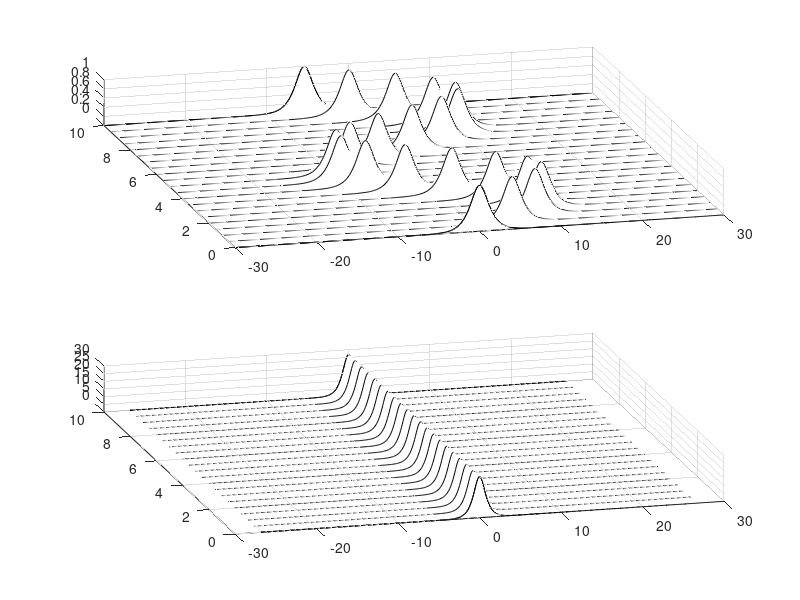

Write the MATLAB code that produced this figure. (Note: this script raises an error after producing the figure.)
% Computational Methods for Data Analysis
% University of Washington
% Dr. Nathan Kutz
% January 2015

% This script is just a follow along to the Matlab commands used during
% the first weeks lectures.

% Tabula Rasa
clear all; close all; clc;

% Day 1:
% Review of Fourier Transforms


L = 20;  % Domain length
n = 128; % Number of positions sampled

x2 = linspace(-L/2, L/2, n+1); x = x2(1:n); % Domain samples
k = (2*pi/L)*[0:n/2-1 -n/2:-1]; % Frequency samples

u = exp(-x.^2); % Function samples
ut = fft(u);    % Fourier transform of function samples

plot(u)
plot(x, u)
plot(ut)
plot(k, ut)
plot(fftshift(ut))
plot(k, abs(fftshift(ut)))
plot(fftshift(k), abs(fftshift(ut)))

% Derivate computed using fourier transform
% Relationship (in latex):
% \hat{f}^{(n)} = (i*k)^{(n)} * \hat{f} 
u = sech(x);
ut = fft(u);
% Analytical derivatives
ud = -sech(x) .* tanh(x);
u2d = sech(x) - 2*sech(x).^3;


uds=ifft( (1i*k) .* ut ); 
u2ds=ifft( (1i*k).^2 .* ut );

plot(x, ud, 'r', x, uds, 'mo')

% Day 2
% FFT continued
T = 30;
n = 512;
t2 = linspace(-T/2, T/2, n+1); t = t2(1:n);
k = (2 * pi / T) * [0:n/2-1, -n/2: -1]; % Why are they order this way?
                                        % Remember the FFT does the
                                        %    butterfly form.
ks = fftshift(k);

u = sech(t);
ut = fft(u);
subplot(2,1,1), plot(t,u)
subplot(2,1,2), plot(ks,ut)
subplot(2,1,2), plot(ks,fftshift(ut))
subplot(2,1,2), plot(ks,abs(fftshift(ut)))
axis([-25 25 0 1])
subplot(2,1,2), plot(ks,abs(fftshift(ut))/ max(abs(fftshift(ut))))

%adding white noise.
noise = 20;
utn = ut + noise * (randn(1,n) + 1i*randn(1,n)); %note both real and imaginary noise

% Also note noise is added to the frequency domain and NOT the time domain.
% This should wlays be the case.

un = ifft(utn);

subplot(2,1,1), plot(t, u, 'k', t, abs(un), 'm')
subplot(2,1,2), plot(ks,abs(fftshift(ut))/ max(abs(fftshift(ut))), 'k', ...
    ks , abs(fftshift(utn))/ max(abs(fftshift(utn))), 'm')
axis([-25 25 0 1])

noise = 30;
rng(725678)
utn = ut + noise * (randn(1,n) + 1i*rand(1,n)); %note both real and imaginary noise
un = ifft(utn);

subplot(2,1,1), plot(t, abs(un), 'm')
subplot(2,1,2), plot(ks , abs(fftshift(utn))/ max(abs(fftshift(utn))), 'm')
axis([-25 25 0 1])
% note the difficulty in distinguishing the signal of interest from the
% ambient noise.

% One way to recover the signal is using a 'filter'
% There are many many means to filter a signal.
% Basic Gaussian filter used

filter = exp(-k.^2);
plot(ks , abs(fftshift(utn))/ max(abs(fftshift(utn))), 'm', ...
    ks, fftshift(filter), 'b')
axis([-25 25 0 1])

utnf = filter .* utn;
plot(ks , abs(fftshift(utn))/ max(abs(fftshift(utn))), 'm', ...
    ks, fftshift(filter), 'b', ...
    ks , abs(fftshift(utnf))/ max(abs(fftshift(utnf))), 'g')
axis([-25 25 0 1])

unf = ifft(utnf);
plot(t, abs(unf), 'g') % a signal is recovered

% but is the signal just an artifact of the filter?
filter2 = exp(-(k-2).^2);
utnf2 = filter2 .* utn;
unf2 = ifft(utnf2);
plot(t, abs(unf2), 'g') % a signal is recovered

% Day 3
% Time-averaging over white noise

% The signal observed
subplot(2,1,1), plot(t,u,'r',t,abs(un),'k')
subplot(2,1,2), plot(ks,abs(fftshift(ut)),'r',ks,abs(fftshift(utn)),'k')

% Consider white noise is assumed random with mean zero
% In the average of the signal over several oberservations, the noise
% contribution should go to zero
noise=30;
avg = zeros(1,n);
realizations = 30;
for j = 1:realizations
    utn = ut + noise * (randn(1,n) + 1i * randn(1,n));
    un = ifft(utn);
    avg = avg + utn;
end
avg = abs(fftshift(avg))/realizations;

plot(ks, abs(fftshift(ut)), 'r', ks, avg, 'k')

% Let's make a movie!
noise=30;
avg = zeros(1,n);
realizations = 100;
for j = 1:realizations
    utn = ut + noise * (randn(1,n) + 1i * randn(1,n));
    un = ifft(utn);
    avg = avg + utn;
    plot(ks, abs(fftshift(ut)), 'r', ks, abs(fftshift(avg))/j, 'k')
    pause(0.2)
end

% Question: Couldn't you do this in the time domain as well?
% Answer: It depends.

% Consider the radar scenario. If you're detecting a moving target, the
% signal in the time domain will move through the domain. This signal
% average over time will go to zero and the target will go undetected.

% However the frequency signal does not change.

T = 60;
n = 512;

t2 = linspace(-T/2, T/2, n+1); t=t2(1:n);
k = (2*pi/T)*[0:n/2-1, -n/2:-1];
ks = fftshift(k);

slice=[0:0.5:10];
[T,S] = meshgrid(t, slice);
[K,S] = meshgrid(k, slice);

% Let's look at the time domain signal of simple sinusoidal signal
U = sech(T-10*sin(S)).*exp(1i*0*T);
subplot(2,1,1)
waterfall(T,S,U), colormap([0 0 0]), view(-15, 70)
% Now in the frequency domain
for j=1:length(slice)
    UT(j, :) = abs(fftshift(fft(U(j,:))));
end    
subplot(2,1,2)
waterfall(fftshift(K), S, UT), colormap([0 0 0]), view(-15, 70)

% Let's shift the frequency
U = sech(T-10*sin(S)).*exp(1i*10*T); % note the change
subplot(2,1,1)
waterfall(T,S,U), colormap([0 0 0]), view(-15, 70)
% Now in the frequency domain
for j=1:length(slice)
    UT(j, :) = abs(fftshift(fft(U(j,:))));
end    
subplot(2,1,2)
waterfall(fftshift(K), S, UT), colormap([0 0 0]), view(-15, 70)
% Note the change in the time domain

% These changes come about as a result of the nonzero frequency number,
% which introduces imaginary components to the time-domain signal. The
% imaginary component can be integrated by taking an absolute value.
waterfall(T,S,abs(U)), colormap([0 0 0]), view(-15, 70)

% Now let's introduce noise
noise = 20;
for j=1:length(slice)
    UTN(j, :) = abs(fftshift(fft(U(j,:)) + noise*(randn(1,n) + 1i*randn(1,n))));
end    
waterfall(fftshift(K), S, UTN), colormap([0 0 0]), view(-15, 70)
% what effect does that have on the time-somain signal.
noise = 20;
for j=1:length(slice)
    UTN(j, :) = fft(U(j,:)) + noise*(randn(1,n) + 1i*randn(1,n));
    UN(j,:) = ifft(UTN(j, :));
end
subplot(2,1,2)
waterfall(fftshift(K), S, abs(fftshift(UTN))), view(-15, 70)
subplot(2,1,1)
waterfall(T, S, abs(UN)), view(-15, 70)